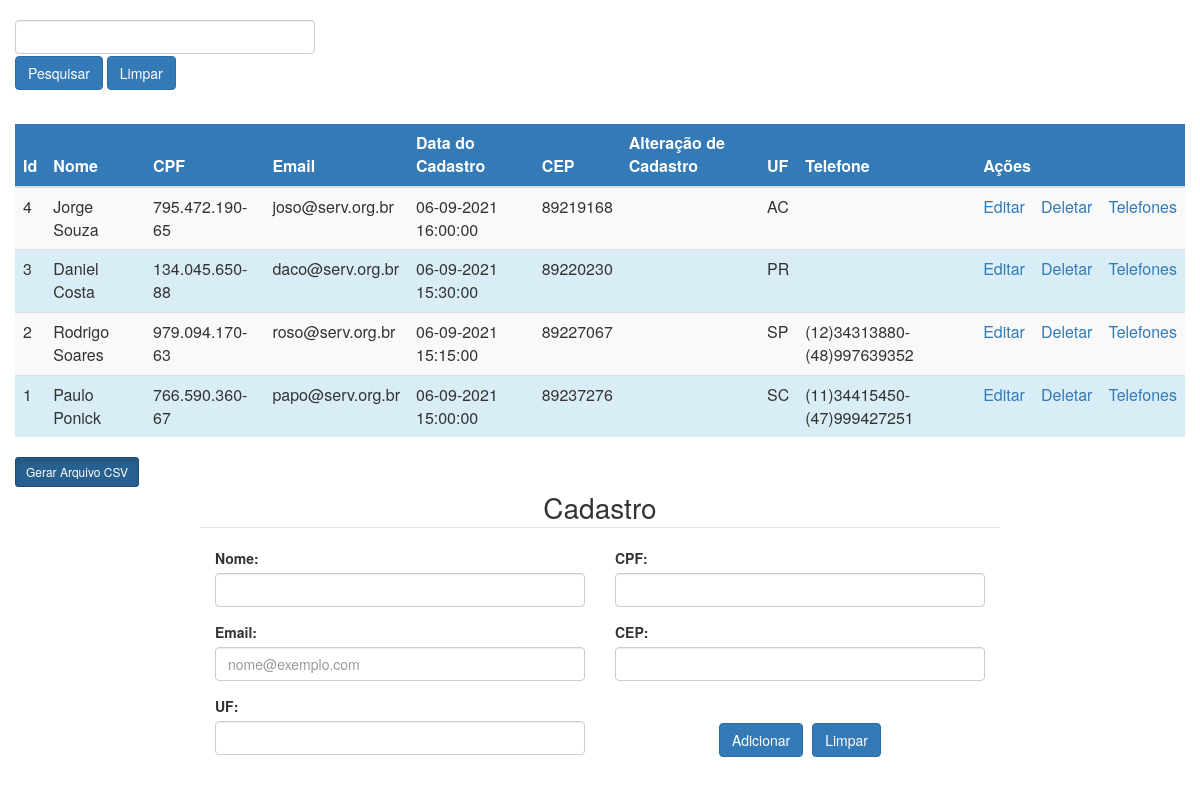
Page /index.php?orderby=id on the committed database.
### tables this page shows
CREATE TABLE `students` (
  `Id` int(10) UNSIGNED NOT NULL,
  `Name` varchar(50) NOT NULL,
  `Identification` bigint(20) NOT NULL,
  `Email` varchar(50) DEFAULT NULL,
  `RecordDate` datetime NOT NULL,
  `ZipCode` int(11) DEFAULT NULL,
  `ChangeDate` datetime DEFAULT NULL,
  `State` enum('AC','AL','AM','AP','BA','CE','DF','ES','GO','MA','MG','MS','MT','PA','PB','PE','PI','PR','RJ','RN','RO','RR','RS','SC','SE','SP','TO') DEFAULT NULL
);

CREATE TABLE `contacts` (
  `Id` int(10) UNSIGNED NOT NULL,
  `AreaCode` int(11) NOT NULL,
  `PhoneNumber` int(11) NOT NULL,
  `IdStudents` int(11) NOT NULL
);

### index.php (the view, shortened to what this page needs)
<?php
$conexao = mysqli_connect('localhost', 'root', '', 'school');
$editName = "";
$editCPF = "";
$editEmail = "";
$editCEP = "";
$editUF = "";
$ordenacao = ' GROUP BY
stu.Name ORDER BY stu.Id';
$filtrar = "";
$queryFiltrar = "";
?>
<head>
    <link rel="stylesheet" href="https://maxcdn.bootstrapcdn.com/bootstrap/3.3.6/css/bootstrap.min.css">
    <link rel="stylesheet" href="./style.css">
</head>
<body>
    <?php
    if (isset($_GET['orderby'])) {
        $orderby = $_GET['orderby'];
        switch ($orderby) {
            case 'id':
                $ordenacao = ' GROUP BY
                stu.Name ORDER BY stu.Id DESC';
                break;
        }
    }
    $list_users = 'SELECT *,
    stu.Id AS Id_Cadastro,
    CONCAT(SUBSTR(Identification,1,3),".",SUBSTR(Identification,4,3),".",SUBSTR(Identification,7,3),"-",SUBSTR(Identification,10,2)) AS Identification,
    DATE_FORMAT(RecordDate, "%d-%m-%Y  %H:%i:%s") AS RecordDate,
    DATE_FORMAT(ChangeDate, "%d-%m-%Y  %H:%i:%s") AS ChangeDate,
    GROUP_CONCAT(concat("(",con.AreaCode,")", con.PhoneNumber) separator "-" ) AS Telefone
    FROM students stu
    LEFT JOIN contacts con ON stu.Id=con.IdStudents' .
        $ordenacao . $queryFiltrar;
    echo '<br>';
    echo '<div class="container-fluid"><form action="./index.php" method="POST" id="form-filtro" name="form-filtro">';
    echo "<input type='text' name='filtro' id='filtro' class='form-control' style='width:300px' value='$filtrar'>"
        . "<div style='margin-top:2px;'>"
        . "<button type='submit' name='btn-filtro' id='btn-filtro' style='cursor: pointer;' class='btn btn-primary'>Pesquisar</button><span>   </span>"
        . "<button type='submit' name='btn-limparFiltro' id='btn-limparFiltro' style='cursor: pointer;' class='btn btn-primary'>Limpar</button>";
    echo '</div></form></div>';
    $results_users = mysqli_query($conexao, $list_users);
    echo '<div class="container-fluid">';
    echo '<table class="table table-striped table-dark">';
    echo '<br> <thead>';
    echo '<tr class="bg-primary"><th scope="col"><a href="index.php?orderby=id" style="text-decoration:none"><font color="white">Id</a></th>'
        . '<th scope="col"><a href="index.php?orderby=nome" style="text-decoration:none"><font color="white">Nome</a></th></th>'
        . '<th scope="col">CPF</th>'
        . '<th scope="col"><a href="index.php?orderby=email" style="text-decoration:none"><font color="white">Email</a></th></th></th>'
        . '<th scope="col"><a href="index.php?orderby=recordDate" style="text-decoration:none"><font color="white">Data do Cadastro</a></th>'
        . '<th scope="col">CEP</th>'
        . '<th scope="col"><a href="index.php?orderby=changeDate" style="text-decoration:none"><font color="white">Alteração de Cadastro</a></th>'
        . '<th scope="col">UF</th>'
        . '<th scope="col">Telefone</th>'
        . '<th colspan=3 scope="col">Ações</th>'
        . '</tr> </thead> <tbody>';
    while ($row_user = mysqli_fetch_array($results_users)) {
        echo "<tr class='bg-info'><td>$row_user[Id_Cadastro]</td>"
            . "<td>$row_user[Name]</td>"
            . "<td>$row_user[Identification]</td>"
            . "<td>$row_user[Email]</td>"
            . "<td>$row_user[RecordDate]</td>"
            . "<td>$row_user[ZipCode]</td>"
            . "<td>$row_user[ChangeDate]</td>"
            . "<td>$row_user[State]</td>"
            . "<td>$row_user[Telefone]</td>"
            . "<td><a href='index.php?id=" . $row_user['Id_Cadastro'] . "&action=edit' name='btn_edit' id='btn_edit'>Editar</a></td>"
            . "<td><a href='index.php?id=" . $row_user['Id_Cadastro'] . "&action=del' name='btn_del' id='btn_del'>Deletar</a></td>"
            . "<td><a href='telefone.php?id=" . $row_user['Id_Cadastro'] . "&action=editTel' name='btn_editTel' id='btn_editTel'>Telefones</a></td>"
            . '</tr>';
    }
    echo '</tbody> </table>';
    ?>
    <a href="./relatorio.php?filtro=<?=$filtrar?>" target="_blank" id="btn-relatorio" name="btn-relatorio" class="btn btn-primary btn-sm active" role="button" aria-pressed="true">Gerar Arquivo CSV</a>
    <div class="div-form">
        <form action="./add.php" method="post" id="formulario" name="formulario">
            <legend class="form-titulo">Cadastro</legend>
            <div class="form-row">
                <div class="form-group col-md-6">
                    <label>Nome:</label>
                    <input type="text" id="add_nome" name="add_nome" min="3" value="<?= $editName ?>" class="form-control">
                </div>
                <div class="form-group col-md-6">
                    <label>CPF:</label>
                    <input type="text" id="add_cpf" name="add_cpf" maxlength="14" value="<?= $editCPF ?>" class="form-control" onkeypress="$(this).mask('000.000.000-00');">
                </div>
                <div class="form-group col-md-6">
                    <label>Email:</label>
                    <input type="email" name="add_email" id="add_email" value="<?= $editEmail ?>" placeholder="nome@exemplo.com" class="form-control">
                </div>
                <div class="form-group col-md-6">
                    <label>CEP:</label>
                    <input type="text" name="add_cep" id="add_cep" maxlength="10" value="<?= $editCEP ?>" class="form-control" onkeypress="$(this).mask('00.000-000')">
                </div>
                <div class="form-group col-md-6">
                    <label>UF:</label>
                    <input type="text" id="add_uf" name="add_uf" maxlength="2" minlength="2" value="<?= $editUF ?>" class="form-control">
                </div>
                <div class="form-group col-md-6">
                </div>
                <div class="div-button">
                    <button type="submit" name="btn_add" id="btn_add" style="cursor: pointer;" class="btn btn-primary" onclick="return validarForm()">Adicionar</button>
                    <button type="reset" style="cursor: pointer;" class="btn btn-primary">Limpar</button>
                </div>
        </form>
    </div>
</body>

### style.css (style rules this page uses)
body { background: #fff; }
.form-titulo { text-align: center; font-size: 28px; }
.div-form { width: 800px; margin: auto; }
.div-button { text-align: center; font-size: 32px; }

### rows in the picture
students: Id "4", Name "Jorge Souza", row_user "795.472.190-65", Email "joso@serv.org.br", row_user "06-09-2021 16:00:00", ZipCode "89219168", State "AC"
students: Id "3", Name "Daniel Costa", row_user "134.045.650-88", Email "daco@serv.org.br", row_user "06-09-2021 15:30:00", ZipCode "89220230", State "PR"
contacts: IdStudents.Id "2", IdStudents.Name "Rodrigo Soares", row_user "979.094.170-63", IdStudents.Email "roso@serv.org.br", row_user "06-09-2021 15:15:00", IdStudents.ZipCode "89227067", IdStudents.State "SP", row_user "(12)34313880-(48)997639352"
contacts: IdStudents.Id "1", IdStudents.Name "Paulo Ponick", row_user "766.590.360-67", IdStudents.Email "papo@serv.org.br", row_user "06-09-2021 15:00:00", IdStudents.ZipCode "89237276", IdStudents.State "SC", row_user "(11)34415450-(47)999427251"
